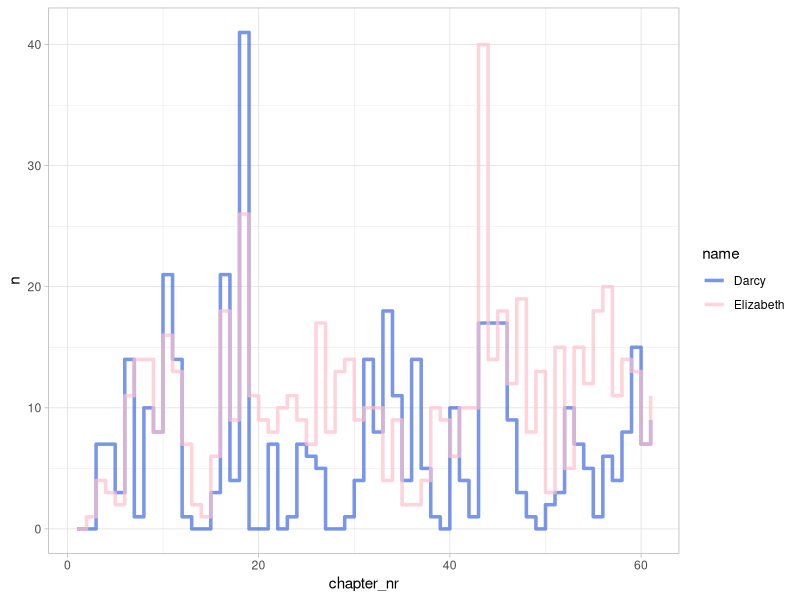

Here is the R script that generated this plot:
## ---- chunk 1
library(tidyverse)
## ---- chunk 2
library(janeaustenr)
pp <- prideprejudice 
head(pp, 12)
## ---- chunk 3
names <- c("Jane", "Elizabeth")

str_c(names, "Bennet", sep = " ")
str_c(names, collapse = " and ")
## ---- chunk 4
pp <- str_c(pp, collapse = " ")
str_trunc(pp, 120)
## ---- chunk 5
pp <- str_squish(pp)
str_trunc(pp, 120)
## ---- chunk 6
opening <- str_sub(pp, 46, 162)
opening
## ---- chunk 7
str_sub(pp, 1, 35) <- ""
str_trunc(pp, 35)
## ---- chunk 8
str_length(opening) # или: nchar(opening)
## ---- chunk 9
str_count(opening, " ") + 1
## ---- chunk 10
str_split_1(pp, pattern = "Chapter \\d+") |> 
  length()
## ---- chunk 11
str_split_1(pp, pattern = "Chapter [0-9]+") |> 
  length()
## ---- chunk 12
str_split_1(opening, "[[:space:]]") 
## ---- chunk 13
str_split_1(opening, "[[:space:][:punct:]]+") 
## ---- chunk 14
str_split_1(opening, boundary("word"))
## ---- chunk 15
str_split_1(pp, boundary("sentence")) |> 
  head()
## ---- chunk 16
dialogue <- c('"My dear Mr. Bennet," said his lady to him one day, "have you heard that Netherfield Park is let at last?" Mr. Bennet replied that he had not. "But it is," returned she; "for Mrs. Long has just been here, and she told me all about it."')

str_replace_all(dialogue, "Mr\\.", "Mr") |> 
  str_split_1(boundary("sentence"))
## ---- chunk 17
str_replace_all(dialogue, "(Mr|Mrs)\\.", "\\1") 
## ---- chunk 18
str_view(dialogue, "[A-Z].+[[:punct:]]")
## ---- chunk 19
str_view(dialogue, "[A-Z].+?[[:punct:]]")
## ---- chunk 20
pattern <- "[A-Z].{1,2}\\."
str_view(dialogue, pattern)
## ---- chunk 21
letter <- "I shall write again as soon as anything more is determined on. Yours, etc., EDW. GARDINER."

str_view(letter, pattern)
## ---- chunk 22
pattern <- "(?<![A-Z])[A-Z].{1,2}\\."
str_view(letter, pattern)
## ---- chunk 23
pattern <- "(?<![A-Z])[A-Z][a-z]{1,2}\\."
str_view(letter, pattern)
## ---- chunk 24
str_view(dialogue, pattern)
## ---- chunk 25
abbreviations <- str_extract_all(pp, pattern) |> 
  unlist() |> 
  table() |> 
  sort(decreasing = TRUE)

abbreviations
## ---- chunk 26
pattern <- abbreviations[-5] |> 
  names() |> 
  str_remove("\\.") |> 
  str_c(collapse = "|")

pattern <- str_c(pattern, "|Sept|EDW", collapse = "")

pattern <- str_c("(", pattern, ")\\.")
pattern
## ---- chunk 27
pp_new <- str_replace_all(pp, pattern, "\\1")
## ---- chunk 28
pp_tbl <- tibble(text = str_split_1(pp_new, boundary("sentence")))
pp_tbl
## ---- chunk 29
pp_tbl <- pp_tbl |> 
  mutate(text = str_remove_all(text, "_"),
         text = str_remove_all(text, '\\"'))
## ---- chunk 30
pp_tbl <- pp_tbl |> 
  mutate(chapter_nr = cumsum(str_detect(text, "Chapter \\d+"))) |> 
  mutate(text = str_remove(text, "Chapter \\d+"))

pp_tbl
## ---- chunk 31
darcy_tbl <- pp_tbl |> 
  mutate(n = str_count(text, "(Mr )?Darcy")) |> 
  group_by(chapter_nr) |> 
  summarise(Darcy = sum(n))

darcy_tbl
## ---- chunk 32
liz_tbl <- pp_tbl |> 
  mutate(n = str_count(text, "Elizabeth")) |> 
  group_by(chapter_nr) |> 
  summarise(Elizabeth = sum(n))

liz_tbl
## ---- chunk 33
darcy_tbl |> 
  left_join(liz_tbl) |> 
  pivot_longer(-chapter_nr, values_to = "n") |> 
  ggplot(aes(chapter_nr, n, color = name)) +
  geom_step(linewidth = 1.2, alpha = 0.7) +
  theme_light() + 
  scale_color_manual(values = c("royalblue", "pink"))
## ---- chunk 34
pp_tbl |> 
  mutate(text = str_to_lower(text)) |> 
  mutate(n = str_count(text, "married")) |> 
  group_by(chapter_nr) |> 
  summarise(married = sum(n)) |> 
  arrange(-married)
## ---- chunk 35
pp_tbl |> 
  filter(str_detect(text, "^Dear"))
## ---- chunk 36
pp_tbl |> 
  mutate(text = str_squish(text)) |> 
  filter(!str_detect(text, "\\.$"))
